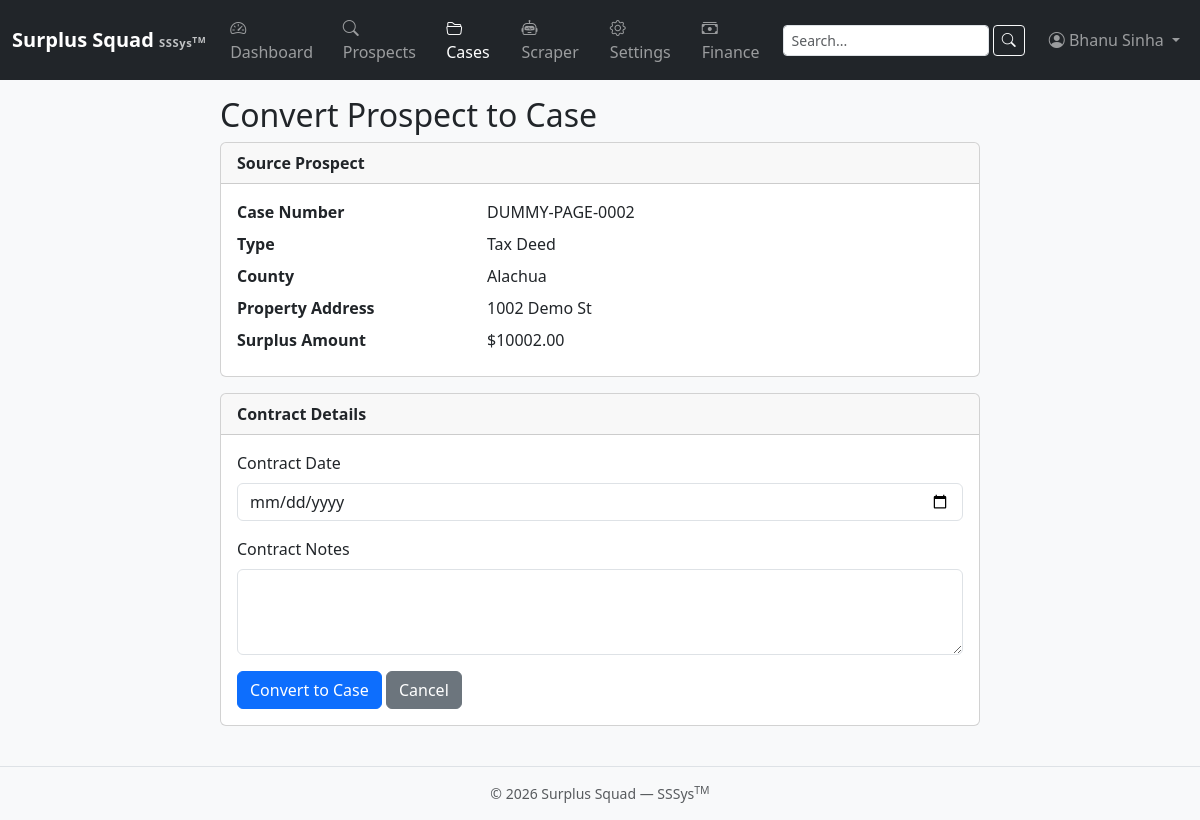
Page /cases/convert/1493/ (signed in) on the committed database.
### apps/prospects/models.py (models this page shows, shortened)
class Prospect(models.Model):
    PROSPECT_TYPES = [
        ("TD", "Tax Deed"),
        ("TL", "Tax Lien"),
        ("SS", "Sheriff Sale"),
        ("MF", "Mortgage Foreclosure"),
    ]
    AUCTION_STATUS_CHOICES = [
        ("Canceled per Bankruptcy", "Canceled per Bankruptcy"),
        ("Canceled per County", "Canceled per County"),
        ("Canceled per Order", "Canceled per Order"),
        ("Other", "Other"),
        ("Redeemed", "Redeemed"),
        ("Sold", "Sold"),
    ]
    QUALIFICATION_STATUS = [
        ("pending", "Pending"),
        ("qualified", "Qualified"),
        ("disqualified", "Disqualified"),
    ]
    WORKFLOW_STATUS = [
        ("new", "New"),
        ("assigned", "Assigned"),
        ("researching", "Researching"),
        ("skip_tracing", "Skip Tracing"),
        ("contacting", "Contacting"),
        ("contract_sent", "Contract Sent"),
        ("converted", "Converted"),
        ("dead", "Dead"),
    ]
    prospect_type = models.CharField(max_length=8, choices=PROSPECT_TYPES)
    auction_item_number = models.CharField(max_length=100, blank=True, default="")
    case_number = models.CharField(max_length=200)
    case_style = models.CharField(max_length=255, blank=True, default="")
    county = models.ForeignKey("locations.County", on_delete=models.CASCADE, related_name="prospects")
    property_address = models.CharField(max_length=400, blank=True, default="")
    city = models.CharField(max_length=200, blank=True, default="")
    state = models.CharField(max_length=50, blank=True, default="")
    zip_code = models.CharField(max_length=20, blank=True, default="")
    parcel_id = models.CharField(max_length=200, blank=True, default="")
    parcel_url = models.URLField(blank=True, default="")
    ack_url = models.URLField(blank=True, default="")
    tdm_url = models.URLField(blank=True, default="")
    final_judgment_amount = models.DecimalField(max_digits=14, decimal_places=2, null=True, blank=True)
    opening_bid = models.DecimalField(max_digits=14, decimal_places=2, null=True, blank=True)
    plaintiff_max_bid = models.DecimalField(max_digits=14, decimal_places=2, null=True, blank=True)
    assessed_value = models.DecimalField(max_digits=14, decimal_places=2, null=True, blank=True)
    surplus_amount = models.DecimalField(max_digits=14, decimal_places=2, null=True, blank=True)
    sale_amount = models.DecimalField(max_digits=14, decimal_places=2, null=True, blank=True)
    sold_to = models.CharField(max_length=255, blank=True, default="")
    auction_type = models.CharField(max_length=100, blank=True, default="")
    auction_date = models.DateField(null=True, blank=True)
    auction_time = models.TimeField(null=True, blank=True)
    auction_status = models.CharField(max_length=32, choices=AUCTION_STATUS_CHOICES, blank=True, default="")
    qualification_status = models.CharField(max_length=32, choices=QUALIFICATION_STATUS, default="pending")
    qualification_date = models.DateTimeField(null=True, blank=True)
    disqualification_date = models.DateTimeField(null=True, blank=True)
    workflow_status = models.CharField(max_length=32, choices=WORKFLOW_STATUS, default="new")
    plaintiff_name = models.CharField(max_length=255, blank=True, default="")
    defendant_name = models.CharField(max_length=255, blank=True, default="")
    property_type = models.CharField(max_length=100, blank=True, default="")
    legal_description = models.TextField(blank=True, default="")
    certificate_of_title = models.TextField(blank=True, default="")
    assigned_to = models.ForeignKey(User, on_delete=models.SET_NULL, null=True, blank=True, related_name="assigned_prospects")
    assigned_by = models.ForeignKey(User, on_delete=models.SET_NULL, null=True, blank=True, related_name="assigned_by_prospects")
    assigned_at = models.DateTimeField(null=True, blank=True)
    lien_check_done = models.BooleanField(default=False)
    lien_check_notes = models.TextField(blank=True, default="")
    surplus_verified = models.BooleanField(default=False)
    documents_verified = models.BooleanField(default=False)
    skip_trace_done = models.BooleanField(default=False)
    owner_contact_info = models.TextField(blank=True, default="")
    contact_attempts = models.PositiveIntegerField(default=0)
    source_url = models.URLField(blank=True, default="")
    raw_data = models.JSONField(default=dict, blank=True)
    is_monitored = models.BooleanField(default=False)
    created_at = models.DateTimeField(auto_now_add=True)
    updated_at = models.DateTimeField(auto_now=True)
    class Meta:
        unique_together = [("county", "case_number", "auction_date")]
        ordering = ["-auction_date", "-created_at"]

### apps/locations/models.py (models this page shows, shortened)
class County(models.Model):
    PLATFORM_CHOICES = [
        ("realforeclose", "RealForeclose"),
        ("realtaxdeed", "RealTaxDeed"),
        ("other", "Other"),
    ]
    state = models.ForeignKey(State, on_delete=models.CASCADE, related_name="counties")
    name = models.CharField(max_length=150)
    slug = models.SlugField(max_length=150)
    fips_code = models.CharField(max_length=10, blank=True, default="")
    is_active = models.BooleanField(default=True)
    last_scraped = models.DateTimeField(blank=True, null=True)
    auction_calendar_url = models.URLField(blank=True, default="")
    realtdm_url = models.URLField(blank=True, default="")
    platform = models.CharField(max_length=32, choices=PLATFORM_CHOICES, default="other")
    class Meta:
        verbose_name_plural = "counties"
        unique_together = [("state", "slug")]
        ordering = ["name"]

### apps/cases/views.py (the view, shortened to what this page needs)
# urls.py: path("convert/<int:pk>/", views.ConvertProspectToCaseView.as_view(), name="convert"),
class ConvertProspectToCaseView(CasesAccessMixin, FormView):
    template_name = "cases/convert.html"
    form_class = ConvertToCaseForm
    def dispatch(self, request, *args, **kwargs):
        self.prospect = get_object_or_404(Prospect, pk=self.kwargs["pk"])
        if hasattr(self.prospect, "case"):
            messages.warning(request, "This prospect has already been converted to a case.")
            return redirect("prospects:detail", pk=self.prospect.pk)
        return super().dispatch(request, *args, **kwargs)
    def get_context_data(self, **kwargs):
        ctx = super().get_context_data(**kwargs)
        ctx["prospect"] = self.prospect
        return ctx

### apps/cases/forms.py
class ConvertToCaseForm(forms.Form):
    contract_date = forms.DateField(
        required=False,
        widget=forms.DateInput(attrs={"class": "form-control", "type": "date"}),
    )
    contract_notes = forms.CharField(
        required=False,
        widget=forms.Textarea(attrs={"class": "form-control", "rows": 3}),
    )

### apps/accounts/mixins.py (called while the page is built)
    def test_func(self):
        user = self.request.user
        if not hasattr(user, 'profile'):
            return False
        return user.profile.can_view_cases or user.profile.is_admin

### apps/accounts/models.py (called while the page is built)
    @property
    def can_view_prospects(self):
        return self.role in {self.ROLE_PROSPECTS_ONLY, self.ROLE_BOTH, self.ROLE_ADMIN}

    @property
    def can_view_cases(self):
        return self.role in {self.ROLE_CASES_ONLY, self.ROLE_BOTH, self.ROLE_ADMIN}

    @property
    def is_admin(self):
        return self.role == self.ROLE_ADMIN or self.user.is_superuser

### templates/cases/convert.html (shortened to what this page needs)
{% extends "base.html" %}
{% block content %}
<div class="row justify-content-center">
  <div class="col-md-8">
    <h2>Convert Prospect to Case</h2>
    <div class="card mb-3">
      <div class="card-header"><strong>Source Prospect</strong></div>
      <div class="card-body">
        <dl class="row mb-0">
          <dt class="col-sm-4">Case Number</dt>
          <dd class="col-sm-8">{{ prospect.case_number }}</dd>
          <dt class="col-sm-4">Type</dt>
          <dd class="col-sm-8">{{ prospect.get_prospect_type_display }}</dd>
          <dt class="col-sm-4">County</dt>
          <dd class="col-sm-8">{{ prospect.county.name }}</dd>
          <dt class="col-sm-4">Property Address</dt>
          <dd class="col-sm-8">{{ prospect.property_address|default:"-" }}</dd>
          <dt class="col-sm-4">Surplus Amount</dt>
          <dd class="col-sm-8">${{ prospect.surplus_amount|default:"-" }}</dd>
        </dl>
      </div>
    </div>
    <div class="card">
      <div class="card-header"><strong>Contract Details</strong></div>
      <div class="card-body">
        <form method="post">
          <div class="mb-3">
            <label for="id_contract_date" class="form-label">Contract Date</label>
            {{ form.contract_date }}
          </div>
          <div class="mb-3">
            <label for="id_contract_notes" class="form-label">Contract Notes</label>
            {{ form.contract_notes }}
          </div>
          <button type="submit" class="btn btn-primary">Convert to Case</button>
          <a href="{% url 'prospects:detail' prospect.pk %}" class="btn btn-secondary">Cancel</a>
        </form>
      </div>
    </div>
  </div>
</div>
{% endblock %}

### templates/includes/navbar.html (shortened to what this page needs)
<nav class="navbar navbar-expand-lg navbar-dark bg-dark">
  <div class="container-fluid">
    <a class="navbar-brand d-flex flex-column lh-1" href="{% url 'dashboard:home' %}">
      <span class="fw-bold">Surplus Squad
      <small class="text-light opacity-75" style="font-size:.7rem;">SSSys<sup>TM</sup></small>
    </span>
    </a>
    <div class="collapse navbar-collapse" id="mainNav">
      {% if user.is_authenticated %}
      <ul class="navbar-nav me-auto">
        <li class="nav-item">
          <a class="nav-link {% if request.resolver_match.app_name == 'dashboard' %}active{% endif %}"
             href="{% url 'dashboard:home' %}">
            <i class="bi bi-speedometer2"></i> Dashboard
          </a>
        </li>
        {% if user.profile.can_view_prospects or user.is_superuser %}
        <li class="nav-item">
          <a class="nav-link {% if request.resolver_match.app_name == 'prospects' %}active{% endif %}"
             href="{% url 'prospects:type_select' %}">
            <i class="bi bi-search"></i> Prospects
          </a>
        </li>
        {% endif %}
        {% if user.profile.can_view_cases or user.is_superuser %}
        <li class="nav-item">
          <a class="nav-link {% if request.resolver_match.app_name == 'cases' %}active{% endif %}"
             href="{% url 'cases:list' %}">
            <i class="bi bi-folder2-open"></i> Cases
          </a>
        </li>
        {% endif %}
        {% if user.profile.is_admin or user.is_superuser %}
        <li class="nav-item">
          <a class="nav-link {% if request.resolver_match.app_name == 'scraper' %}active{% endif %}"
             href="{% url 'scraper:dashboard' %}">
            <i class="bi bi-robot"></i> Scraper
          </a>
        </li>
        <li class="nav-item">
          <a class="nav-link {% if request.resolver_match.app_name == 'settings_app' or request.resolver_match.app_name == 'locations' %}active{% endif %}"
             href="{% url 'settings_app:home' %}">
            <i class="bi bi-gear"></i> Settings
          </a>
        </li>
        {% endif %}
        {% if user.profile.is_admin or user.is_superuser or user.profile.can_manage_finance_settings %}
        <li class="nav-item">
          <a class="nav-link {% if request.resolver_match.app_name == 'settings_app' and request.resolver_match.url_name == 'finance' %}active{% endif %}"
             href="{% url 'settings_app:finance' %}">
            <i class="bi bi-cash-stack"></i> Finance
          </a>
        </li>
        {% endif %}
      </ul>
      <form class="d-flex me-3" method="get" action="{% url 'search' %}">
        <input class="form-control form-control-sm me-1" type="search" name="q" placeholder="Search..." aria-label="Search" value="{{ request.GET.q|default:'' }}">
        <button class="btn btn-sm btn-outline-light" type="submit"><i class="bi bi-search"></i></button>
      </form>
      <ul class="navbar-nav">
        <li class="nav-item dropdown">
          <a class="nav-link dropdown-toggle" href="#" id="userMenu"
             role="button" data-bs-toggle="dropdown" aria-expanded="false">
            <i class="bi bi-person-circle"></i> {{ user.get_full_name|default:user.username }}
          </a>
        </li>
      </ul>
      {% endif %}
    </div>
  </div>
</nav>

### static/css/style.css (style rules this page uses)
body { min-height: 100vh; display: flex; flex-direction: column; background-color: #f8f9fa; }
.navbar-brand small { letter-spacing: .05em; }
.card { transition: box-shadow .15s ease-in-out; }

### rows in the picture
Prospect: case_number "DUMMY-PAGE-0002", prospect_type "Tax Deed", county.name "Alachua", property_address "1002 Demo St", surplus_amount "10002.00"

### other values in the picture
{{ user.get_full_name|default:user.username }} "Bhanu Sinha"
